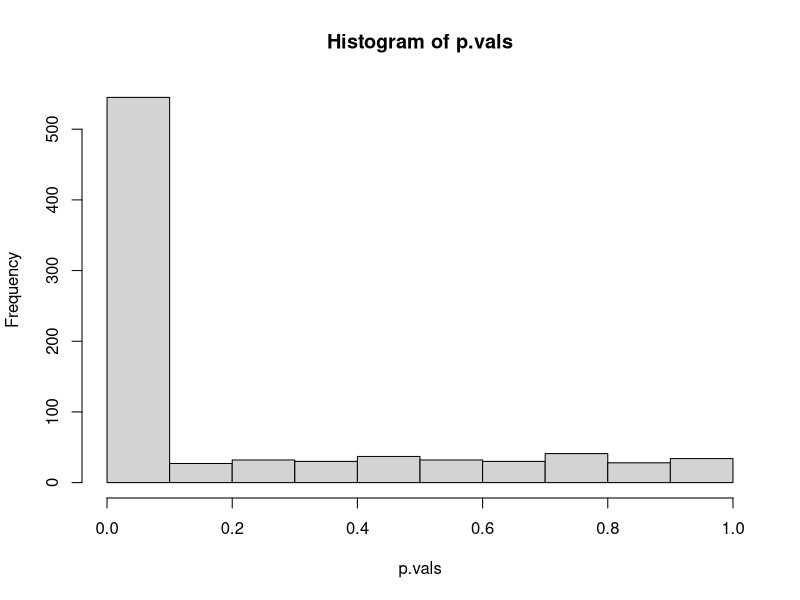
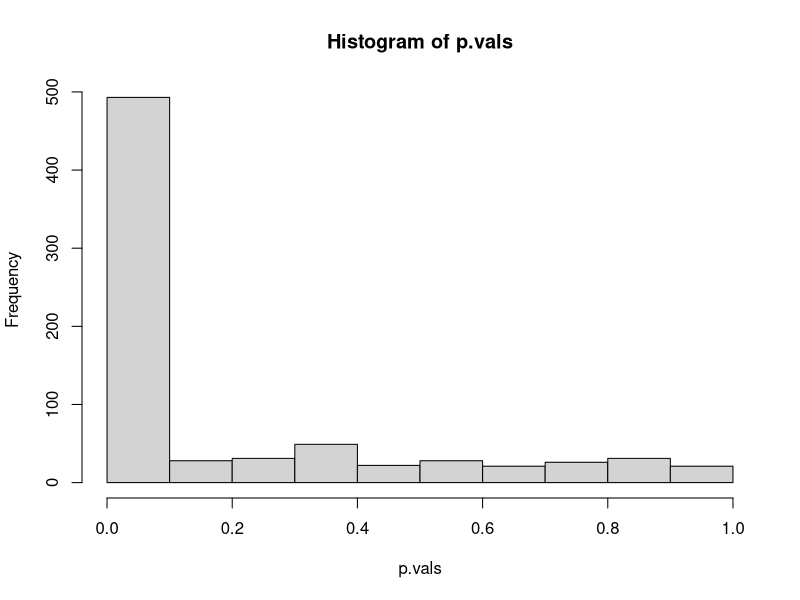
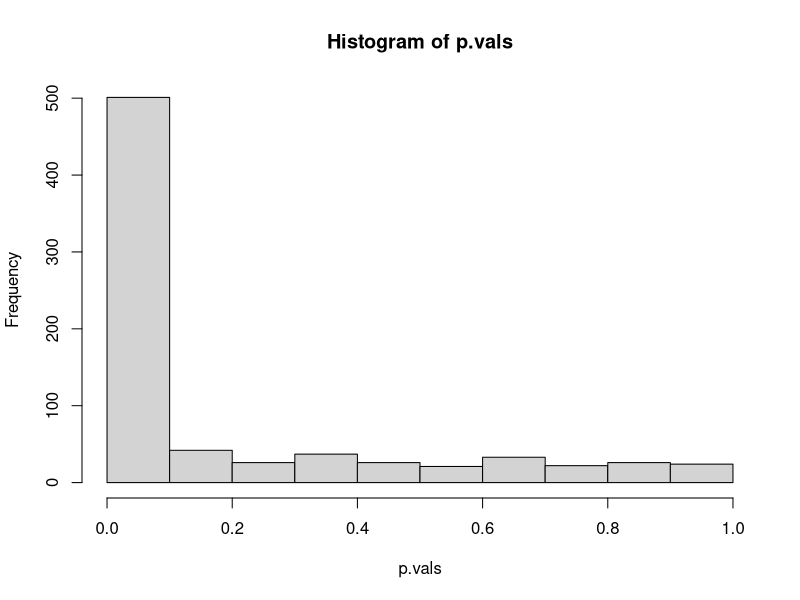
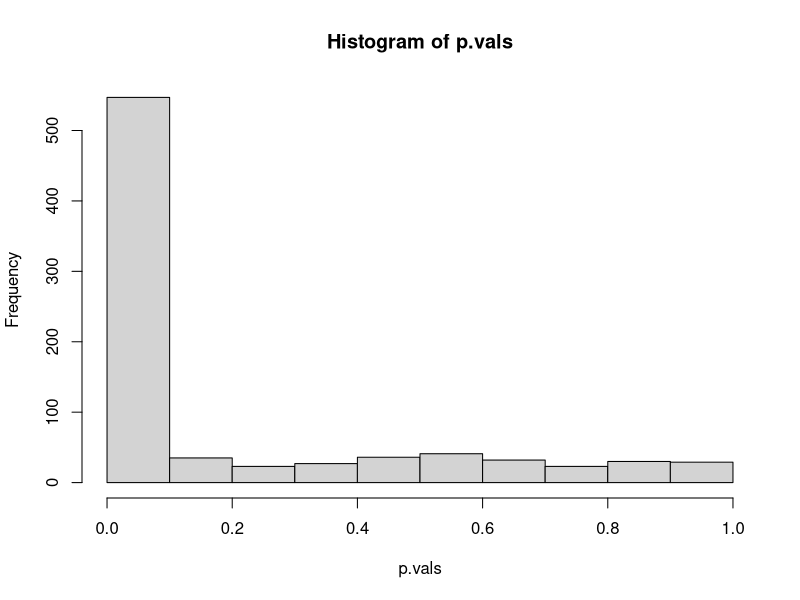
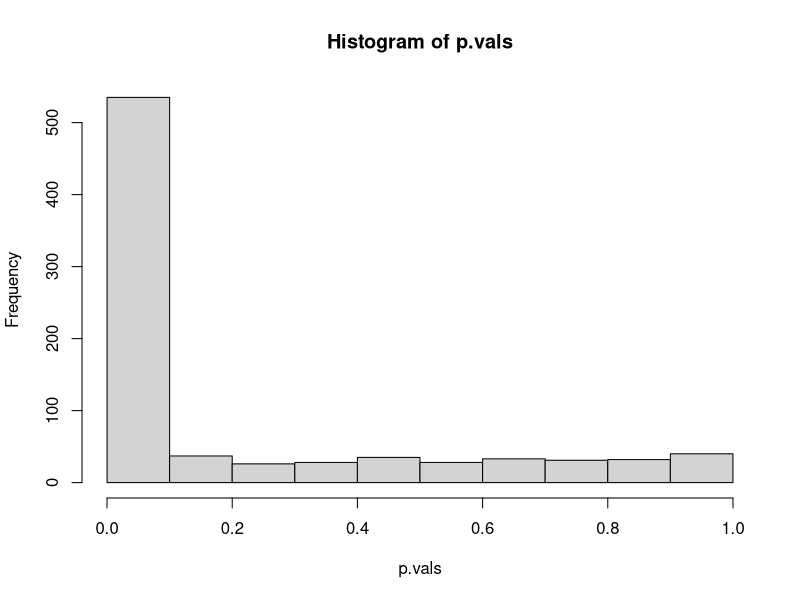
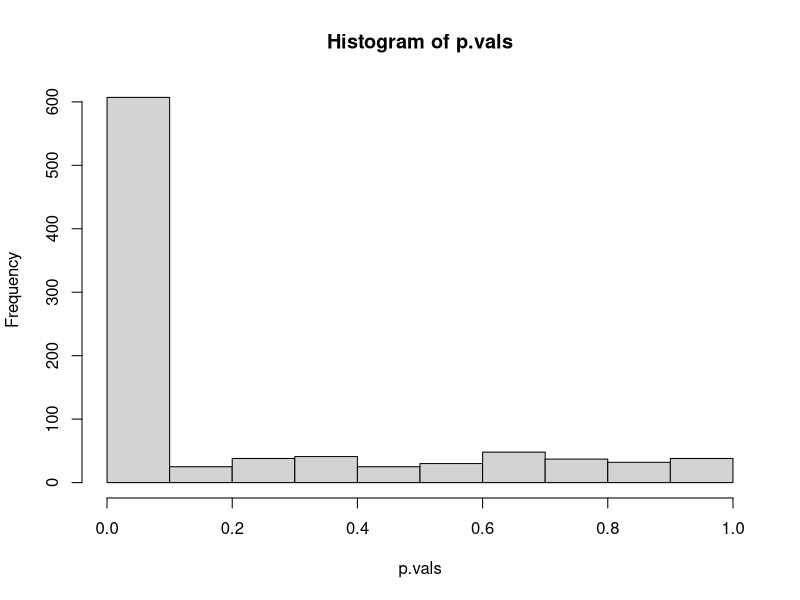
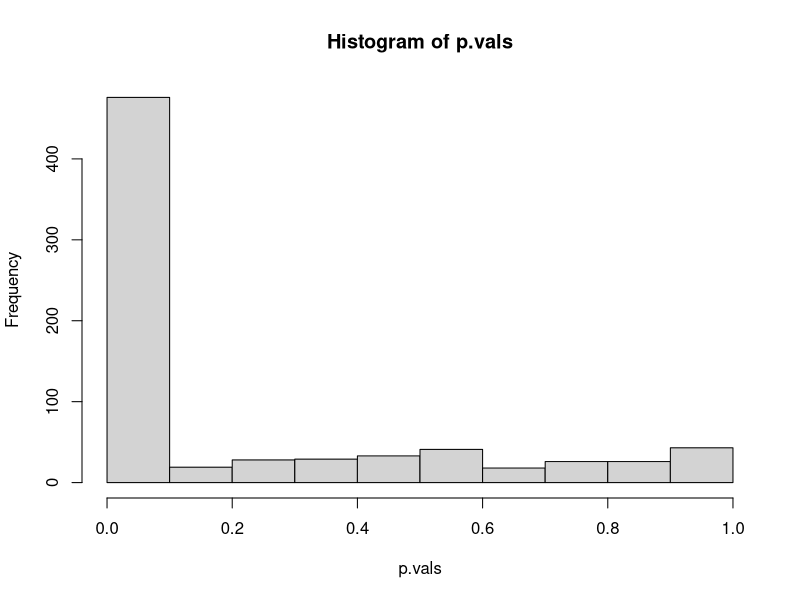
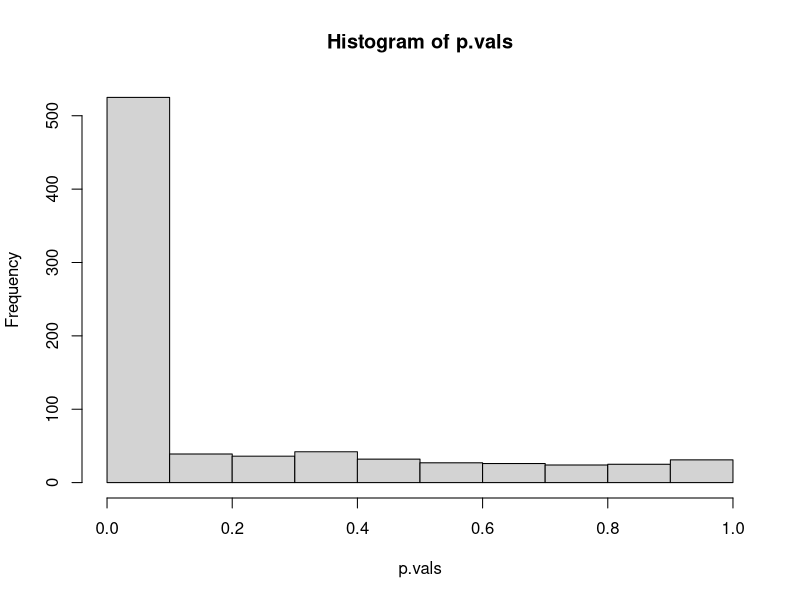

R code for these plots, in order:
generate_data = function(n, p){
  covariates = matrix(rnorm(n*p), nrow=n, ncol=p)
  responses = as.vector(rnorm(n))
  return(
    list(covariates, responses)
    )
}


model_select = function(covariates, responses, cutoff){
  coeffs = summary(lm(responses ~ covariates))$coefficients
  p = coeffs[,4]
  sig.vars = covariates[,c((which(p <= cutoff) - 1))]
  if(sum(sig.vars) > 0){ # Terminate if only the intercept is relevant
    new.coeffs = summary(lm(responses ~ sig.vars))$coefficients
    p.vector = new.coeffs[,4]
    return(
      list(p.vector)
    )
    } else {
      return(
        list(c())
        )
    }
}

run_simulation = function(n_trials, n, p, cutoff){
  p.vals = c()
  for(i in 1:(n_trials)){
    data = generate_data(1000, 20)
    covariates = data[[1]]
    responses = data[[2]]
    p.list = model_select(covariates, responses, 0.05)
    p.vals = c(p.vals, p.list[[1]])
  }
  p.vals
  return(hist(p.vals))
}

run_simulation(n_trials = 1000, n = 100, p = 10, cutoff = 0.5)

run_simulation(n_trials = 1000, n = 1000, p = 10, cutoff = 0.5)

run_simulation(n_trials = 1000, n = 10000, p = 10, cutoff = 0.5)

run_simulation(n_trials = 1000, n = 100, p = 20, cutoff = 0.5)

run_simulation(n_trials = 1000, n = 1000, p = 20, cutoff = 0.5)

run_simulation(n_trials = 1000, n = 10000, p = 20, cutoff = 0.5)

run_simulation(n_trials = 1000, n = 100, p = 50, cutoff = 0.5)

run_simulation(n_trials = 1000, n = 1000, p = 50, cutoff = 0.5)

run_simulation(n_trials = 1000, n = 10000, p = 50, cutoff = 0.5)

# part d

run_simulation = function(n_trials, n, p, cutoff){
  p.vals = c()
  for(i in 1:(n_trials)){
    data = generate_data(1000, 20)
    covariates = data[[1]]
    responses = data[[2]]
    p.list = model_select(covariates, responses, 0.05)
    p.vals = rbind(p.vals, p.list[[1]][i])
  }
  return(p.vals)
}